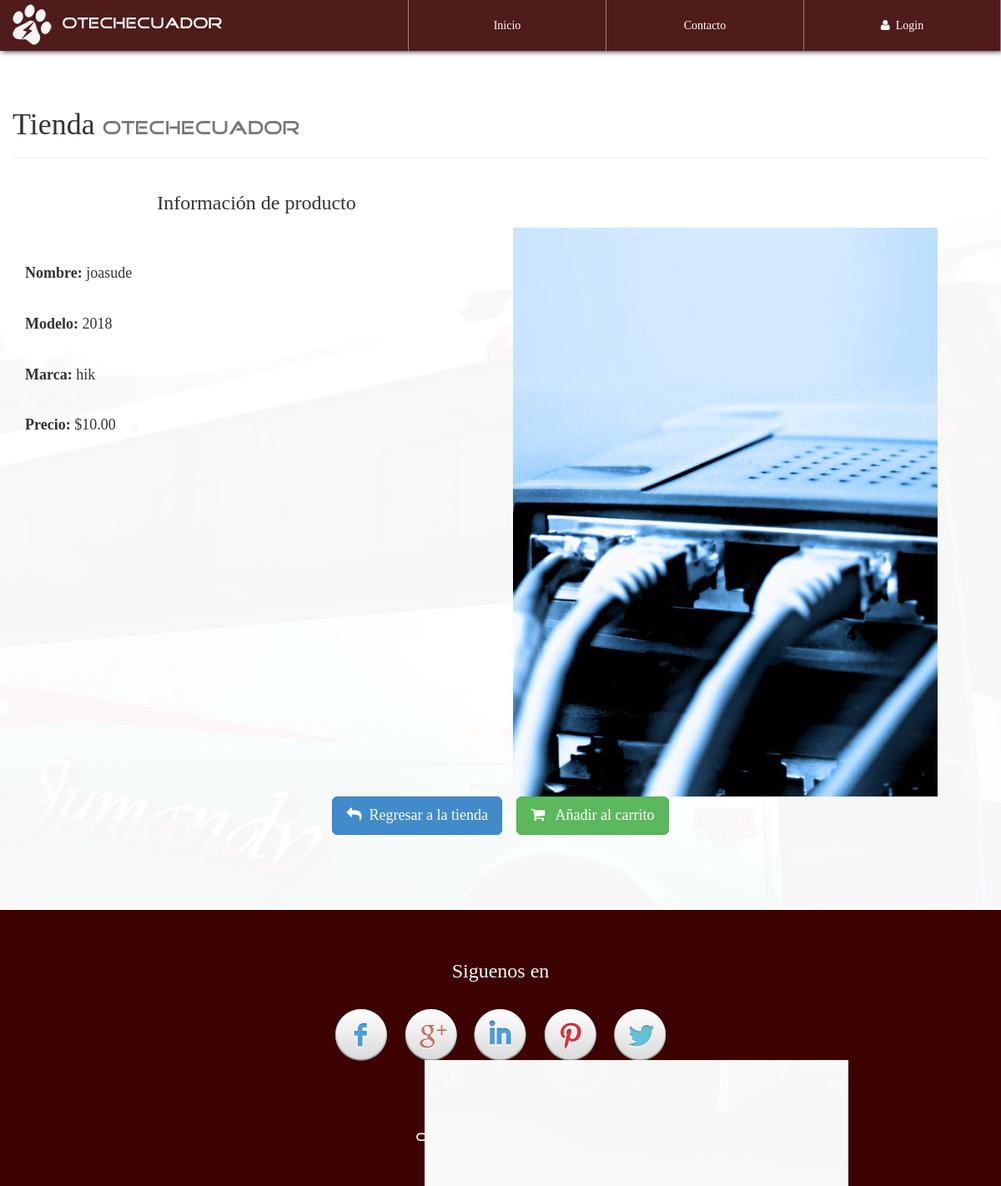
Page /infoProd.php?CodigoProd=10101010 on the committed database.
### tables this page shows
CREATE TABLE IF NOT EXISTS `producto` (
  `CodigoProd` varchar(30) NOT NULL,
  `NombreProd` varchar(30) NOT NULL,
  `CodigoCat` varchar(30) NOT NULL,
  `Precio` decimal(30,2) NOT NULL,
  `Modelo` varchar(30) NOT NULL,
  `Marca` varchar(30) NOT NULL,
  `Stock` int(20) NOT NULL,
  `NITProveedor` varchar(30) NOT NULL,
  `Imagen` varchar(150) NOT NULL,
  `Nombre` varchar(30) NOT NULL
);

### library/consulSQL.php (called while the page is built, shortened)
<?php
class ejecutarSQL {
    public static function conectar(){
        if(!$con=  mysql_connect(SERVER,USER,PASS)){
            die("Error en el servidor, verifique sus datos");
        }
        return $con;
    }
    public static function consultar($query) {
        if (!$consul = mysql_query($query, ejecutarSQL::conectar())) {
            die(mysql_error().'Error en la consulta SQL ejecutada');
        }
        return $consul;
    }
}

### infoProd.php (the view, shortened to what this page needs)
<?php
include './library/consulSQL.php';
?>
<!DOCTYPE html>
<html lang="es">
<head>
    <?php include './inc/link.php'; ?>
</head>
<body id="container-page-product">
    <?php include './inc/navbar.php'; ?>
    <section id="infoproduct">
        <div class="container">
            <div class="row">
                <div class="page-header">
                    <h1>Tienda <small class="tittles-pages-logo">Otechecuador</small></h1>
                </div>
                <?php
                    $CodigoProducto=$_GET['CodigoProd'];
                    $productoinfo=  ejecutarSQL::consultar("select * from producto where CodigoProd='".$CodigoProducto."'");
                    while($fila=mysql_fetch_array($productoinfo)){
                        echo '
                            <div class="col-xs-12 col-sm-6">
                                <h3 class="text-center">Información de producto</h3>
                                <br><br>
                                <h4><strong>Nombre: </strong>'.$fila['NombreProd'].'</h4><br>
                                <h4><strong>Modelo: </strong>'.$fila['Modelo'].'</h4><br>
                                <h4><strong>Marca: </strong>'.$fila['Marca'].'</h4><br>
                                <h4><strong>Precio: </strong>$'.$fila['Precio'].'</h4>
                            </div>
                            <div class="col-xs-12 col-sm-6">
                                <br><br><br>
                                <img class="img-responsive" src="assets/img-products/'.$fila['Imagen'].'">
                            </div>
                            <br><br><br>
                            <div class="col-xs-12 text-center">
                                <a href="product.php" class="btn btn-lg btn-primary"><i class="fa fa-mail-reply"></i>&nbsp;&nbsp;Regresar a la tienda</a> &nbsp;&nbsp;&nbsp;
                                <button value="'.$fila['CodigoProd'].'" class="btn btn-lg btn-success botonCarrito"><i class="fa fa-shopping-cart"></i>&nbsp;&nbsp; Añadir al carrito</button>
                            </div>
                        ';
                    }
                ?>
            </div>
        </div>
    </section>
    <?php include './inc/footer.php'; ?>
</body>
</html>

### css/style.css (style rules this page uses)
body { font-family: "FontFamilySPro"; line-height: 1.5; font-size: 1.4em; width: 100%; height: 100%; margin: 0px; padding: 0px; background-position: center center; background-repeat: no-repeat; background-attachment: fixed; background-size: cover; background-color: #fff; }
section { width: 100%; margin: 0px; padding: 90px 0px; }
.tittles-pages-logo { font-family: "FontFamilyLogo"; }
#container-page-product { background-image: url(../assets/img/font-index.JPG); }
#store, #infoproduct, #container-pedido { background-color: rgba(255,255,255,.97); min-height: 900px; }

### rows in the picture
producto: NombreProd "joasude", Modelo "2018", Marca "hik", Precio "10.00", Imagen (picture), $fila['CodigoProd'] 10101010 (drawn)
